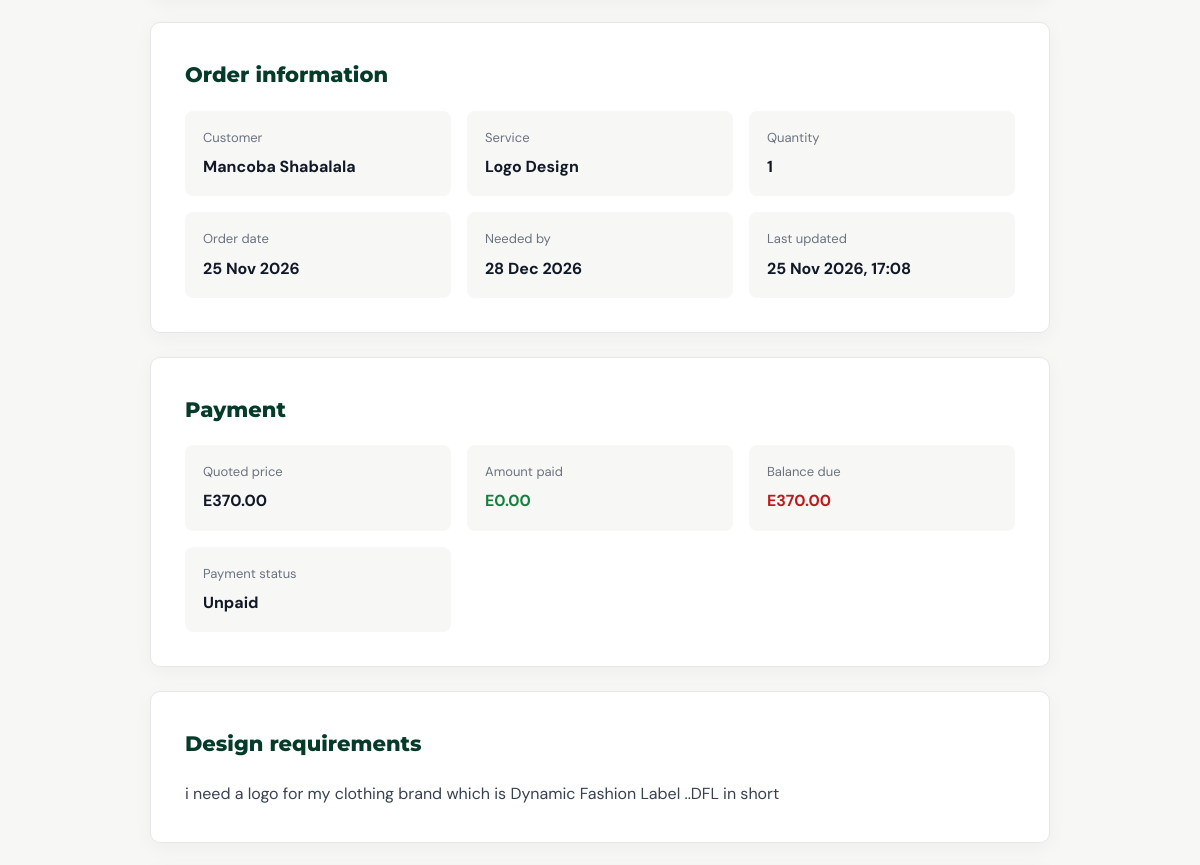
Before: /track-order/NQ-772B125A/ (middle part) with the older database file.
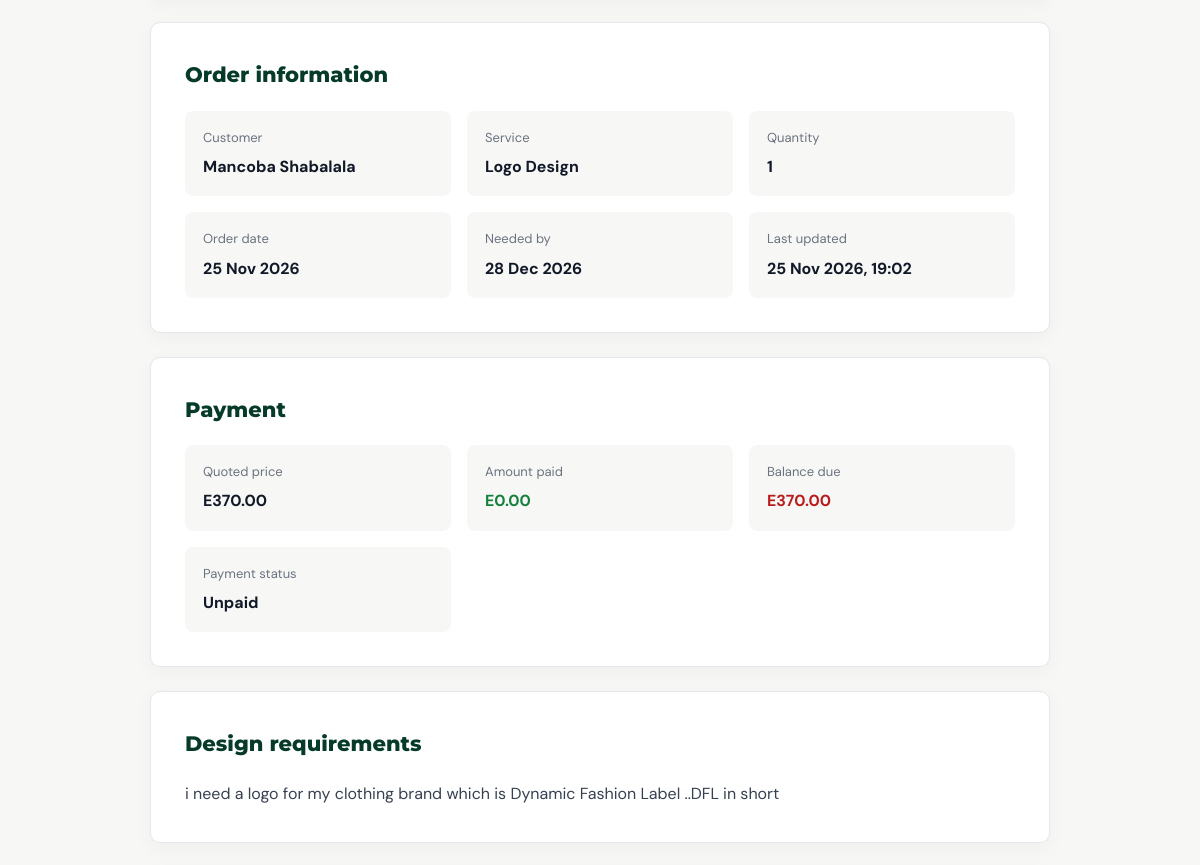
After: the same page with the newer database file.
### shop/models.py (models this page shows, shortened)
class Order(models.Model):
    STATUS_CHOICES = [
        ('NEW', 'Order Received'),
        ('CONFIRMED', 'Confirmed'),
        ('IN_PROGRESS', 'Design In Progress'),
        ('REVIEW', 'Awaiting Client Review'),
        ('REVISION', 'Revision In Progress'),
        ('DONE', 'Completed'),
        ('DELIVERED', 'Delivered'),
        ('CANCELLED', 'Cancelled'),
    ]
    PAYMENT_STATUS_CHOICES = [
        ('UNPAID', 'Unpaid'),
        ('PARTIAL', 'Partially Paid'),
        ('PAID', 'Fully Paid'),
    ]
    tracking_number = models.CharField(
        max_length=20,
        unique=True,
        blank=True,
        null=True,
        editable=False,
        db_index=True
    )
    customer_name = models.CharField(
        max_length=100
    )
    whatsapp = models.CharField(
        max_length=20
    )
    email = models.EmailField()
    service = models.ForeignKey(
        Service,
        on_delete=models.PROTECT,
        related_name='orders'
    )
    details = models.TextField()
    quantity = models.PositiveIntegerField(
        default=1
    )
    deadline = models.DateField()
    status = models.CharField(
        max_length=20,
        choices=STATUS_CHOICES,
        default='NEW',
        db_index=True
    )
    progress_note = models.TextField(
        blank=True,
        default=''
    )
    quoted_price = models.DecimalField(
        max_digits=10,
        decimal_places=2,
        default=0
    )
    amount_paid = models.DecimalField(
        max_digits=10,
        decimal_places=2,
        default=0
    )
    payment_status = models.CharField(
        max_length=20,
        choices=PAYMENT_STATUS_CHOICES,
        default='UNPAID',
        db_index=True
    )
    created_at = models.DateTimeField(
        auto_now_add=True,
        db_index=True
    )
    updated_at = models.DateTimeField(
        auto_now=True
    )
    completed_at = models.DateTimeField(
        blank=True,
        null=True
    )
    @property
    def balance(self):
        return max(self.quoted_price - self.amount_paid, 0)
    @property
    def progress_percentage(self):
        progress_values = {
            'NEW': 10,
            'CONFIRMED': 20,
            'IN_PROGRESS': 50,
            'REVIEW': 75,
            'REVISION': 85,
            'DONE': 95,
            'DELIVERED': 100,
            'CANCELLED': 0,
        }
        return progress_values.get(self.status, 0)
    class Meta:
        ordering = ['-created_at']
        verbose_name = 'Customer Order'
        verbose_name_plural = 'Customer Orders'

class Service(models.Model):
    name = models.CharField(
        max_length=100
    )
    price = models.DecimalField(
        max_digits=8,
        decimal_places=2
    )
    description = models.TextField()
    delivery_days = models.IntegerField(
        default=3
    )
    image = models.ImageField(
        upload_to='services/',
        blank=True,
        null=True
    )
    is_active = models.BooleanField(
        default=True,
        help_text='Untick to hide this service from the website '
                  'without deleting it.'
    )
    created_at = models.DateTimeField(
        auto_now_add=True
    )
    class Meta:
        ordering = ['name']

### shop/views.py (the view, shortened to what this page needs)
def order_tracking(request, tracking_number):
    order = get_object_or_404(
        Order.objects.select_related('service'),
        tracking_number=tracking_number.upper()
    )
    return render(request, 'shop/order_details.html', {
        'order': order
    })

### shop/context_processors.py (called while the page is built)
def site_info(request):
    return {
        'COMPANY_NAME': settings.COMPANY_NAME,
        'COMPANY_TAGLINE': settings.COMPANY_TAGLINE,
        'CURRENCY': settings.CURRENCY,
        'WHATSAPP_NUMBER': settings.WHATSAPP_NUMBER,
        'CONTACT_EMAIL': settings.CONTACT_EMAIL,
        'CONTACT_PHONES': settings.CONTACT_PHONES,
    }

### shop/templates/shop/order_details.html (shortened to what this page needs)
{% extends 'shop/base.html' %}
{% load static %}
{% block content %}
<section class="page-body">
    <div class="container" style="max-width: 900px;">
        <div class="panel">
            <h2>Order information</h2>
            <div class="info-grid">
                <div class="info-box">
                    <div class="info-label">Customer</div>
                    <div class="info-value">{{ order.customer_name }}</div>
                </div>
                <div class="info-box">
                    <div class="info-label">Service</div>
                    <div class="info-value">{{ order.service.name }}</div>
                </div>
                <div class="info-box">
                    <div class="info-label">Quantity</div>
                    <div class="info-value">{{ order.quantity }}</div>
                </div>
                <div class="info-box">
                    <div class="info-label">Order date</div>
                    <div class="info-value">{{ order.created_at|date:"d M Y" }}</div>
                </div>
                <div class="info-box">
                    <div class="info-label">Needed by</div>
                    <div class="info-value">{{ order.deadline|date:"d M Y" }}</div>
                </div>
                <div class="info-box">
                    <div class="info-label">Last updated</div>
                    <div class="info-value">{{ order.updated_at|date:"d M Y, H:i" }}</div>
                </div>
            </div>
        </div>
        <div class="panel">
            <h2>Payment</h2>
            <div class="info-grid">
                <div class="info-box">
                    <div class="info-label">Quoted price</div>
                    <div class="info-value">{{ CURRENCY }}{{ order.quoted_price|floatformat:2 }}</div>
                </div>
                <div class="info-box">
                    <div class="info-label">Amount paid</div>
                    <div class="info-value paid">{{ CURRENCY }}{{ order.amount_paid|floatformat:2 }}</div>
                </div>
                <div class="info-box">
                    <div class="info-label">Balance due</div>
                    <div class="info-value balance{% if order.balance <= 0 %} clear{% endif %}">
                        {{ CURRENCY }}{{ order.balance|floatformat:2 }}
                    </div>
                </div>
                <div class="info-box">
                    <div class="info-label">Payment status</div>
                    <div class="info-value">{{ order.get_payment_status_display }}</div>
                </div>
            </div>
        </div>
        <div class="panel">
            <h2>Design requirements</h2>
            <p style="line-height:1.8;color:var(--gray-dark);">{{ order.details|linebreaksbr }}</p>
        </div>
    </div>
</section>
{% endblock %}

Changed rows visible on the page:
changed Order "Mancoba Shabalala": updated_at "25 Nov 2026, 17:08" → "25 Nov 2026, 19:02"
